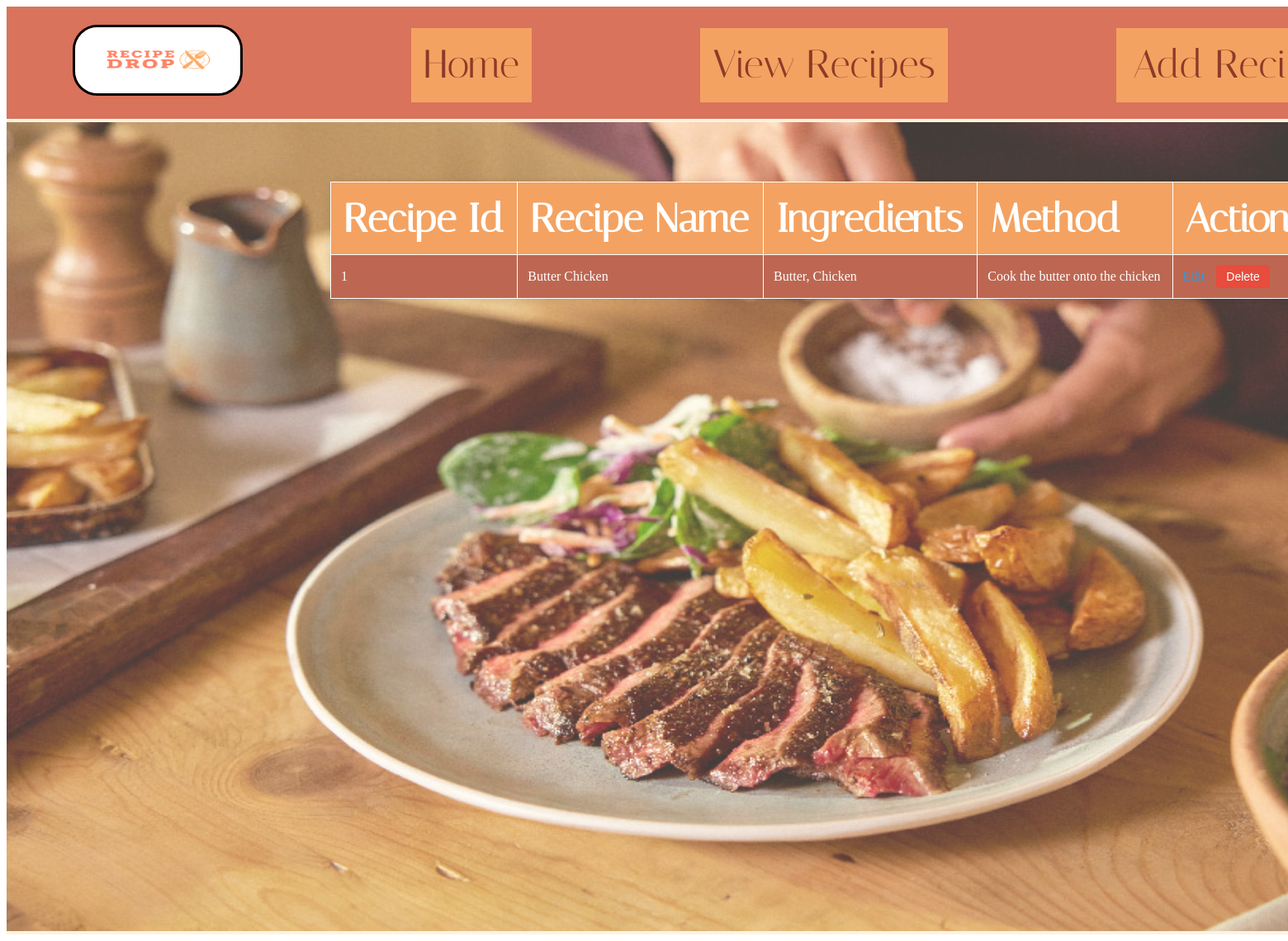
Page /recipes on the committed database.
### tables this page shows
CREATE TABLE "recipes" (
	"id"	INTEGER,
	"name"	TEXT,
	"ingredients"	TEXT,
	"method"	TEXT,
	PRIMARY KEY("id")
);

### app.py (the view)
@app.route('/recipes')
def view_recipes():
    conn = get_db_connection()
    cursor = conn.cursor()
    cursor.execute("SELECT * FROM recipes")
    recipes = cursor.fetchall()
    conn.close()
    return render_template('view_recipes.html', recipes=recipes)

### app.py (called while the page is built)
def get_db_connection():
    conn = sqlite3.connect('recipes.db')
    conn.row_factory = sqlite3.Row
    return conn

### templates/view_recipes.html
    {% extends 'base.html' %}
    {% block content %}
    <img src="/static/images/viewrecipiesbg.png" id="view_recipesbg">
    <table class="recipe_table">
        <thead>
            <tr>
                <th>Recipe Id</th>
                <th>Recipe Name</th>
                <th>Ingredients</th>
                <th>Method</th>
                <th>Actions</th>
            </tr>
        </thead>
        <tbody>
            {% for recipe in recipes %}
            <tr>
                <td>{{ recipe.id }}</td>
                <td>{{ recipe.name }}</td>
                <td>{{ recipe.ingredients }}</td>
                <td>{{ recipe.method }}</td>
                <td>
                    <a href="{{ url_for('edit_recipe', id=recipe.id) }}">Edit</a>
                    <form action="{{ url_for('delete_recipe', id=recipe.id) }}" method="post" style="display:inline;">
                        <button class="delete" type="submit">Delete</button>
                    </form>
                </td>
            </tr>
            {% endfor %}
        </tbody>
    </table>
    {% endblock %}

### static/style.css (style rules this page uses)
#view_recipesbg { width: 1920px; height: 980px; opacity: 75%; }
.recipe_table { width: 90%; max-width: 1200px; margin: 20px auto; border-collapse: collapse; font-size: 16px; background-color: #BD6752; box-shadow: 0 0 10px rgba(0, 0, 0, 0.1); position: absolute; top: 200px; z-index: 1; left: 400px; border-style: solid; border-color: #FFFFFF; border-width: 1px; color: white; }
table thead { background-color: #F4A261; color: #FFFFFF; ; }
table th { padding: 15px; text-align: left; font-family: italiana; font-size: 48px; border-color: white; border-style: solid ; border-width: 1px; }
table td { padding: 12px; border-color: white; border-style: solid ; border-width: 1px; }
table a { color: #3498db; text-decoration: none; margin-right: 10px; }
form { display: list-item flex; align-items: center; }
.delete { background-color: #e74c3c; border: none; padding: 6px 12px; border-radius: 4px; font-size: 14px; color: white; }

### rows in the picture
recipes: id "1", name "Butter Chicken", ingredients "Butter, Chicken", method "Cook the butter onto the chicken"
